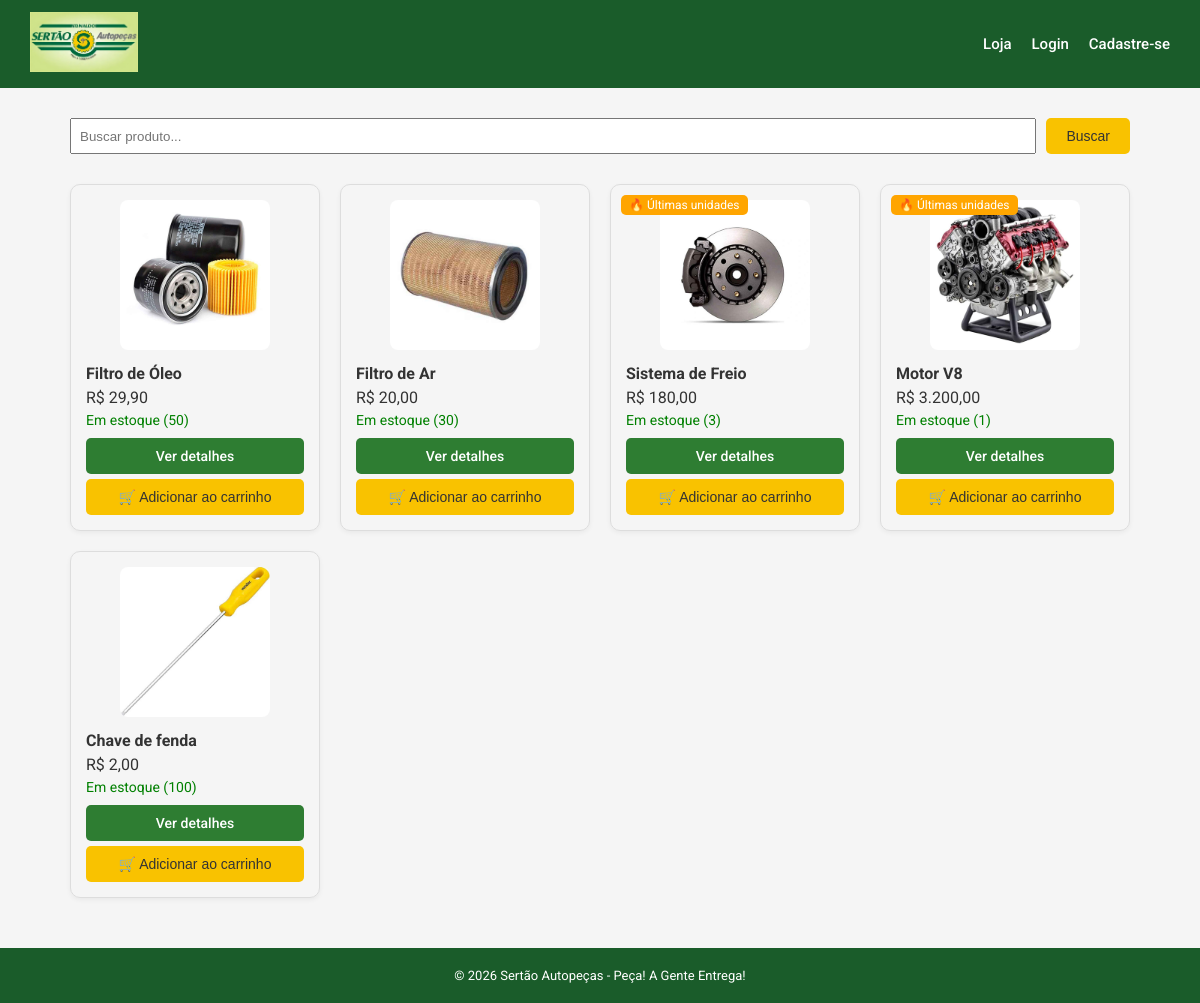
Page /loja on the earlier database version.
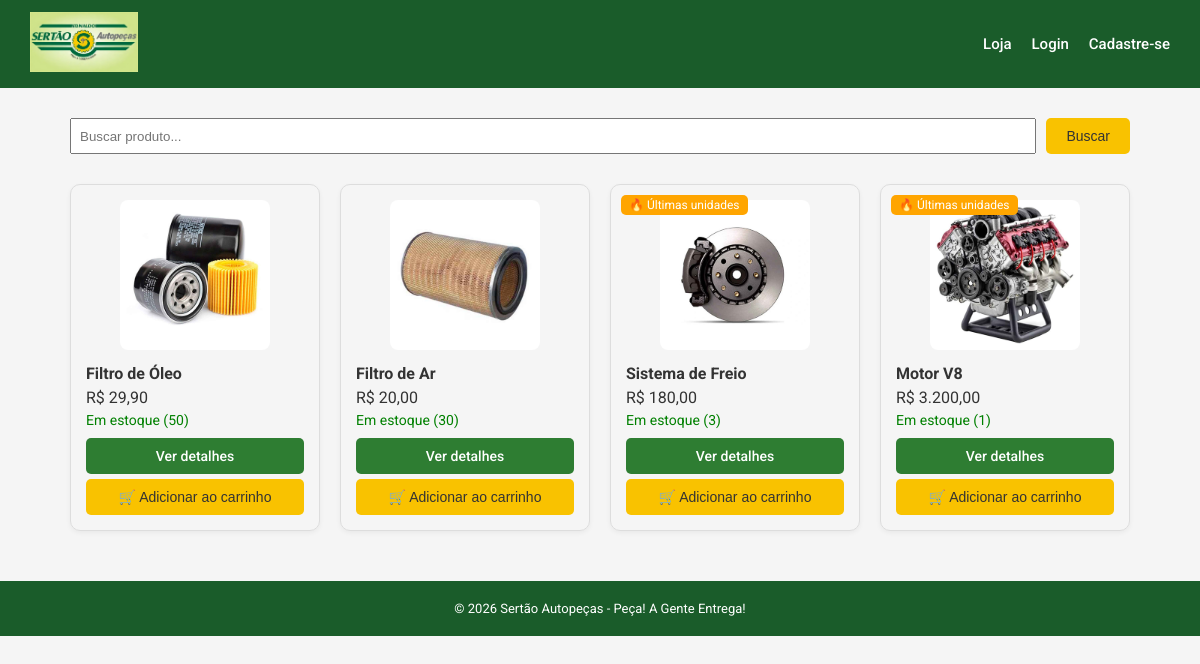
Same page on the later database version.
### app/models.py (models this page shows)
class Produto(db.Model):
    id = db.Column(db.Integer, primary_key=True)
    nome = db.Column(db.String(100), nullable=False)
    codigo = db.Column(db.String(100), nullable=False, unique=True)
    categoria = db.Column(db.String(100), nullable=False)
    preco = db.Column(db.Float, nullable=False)
    quantidade = db.Column(db.Integer, nullable=False)
    imagem = db.Column(db.String(200), nullable=True)

### app/routes/loja.py (the view)
@loja.route('/loja')
def loja_home():
    produtos = Produto.query.filter(Produto.quantidade > 0).all()
    return render_template('loja/catalogo.html', produtos=produtos, current_user=current_user)

### app/templates/loja/catalogo.html (shortened to what this page needs)
{% extends 'base.html' %}
{% block conteudo %}
<div style="margin-top: 20px;">
    <form action="/busca" method="GET" style="display: flex; gap: 10px;">
        <input type="text" name="q" placeholder="Buscar produto..."
               style="flex: 1; padding: 8px;">
        <button type="submit" class="btn btn-primary">Buscar</button>
    </form>
</div>
<div style="
    display: grid;
    grid-template-columns: repeat(auto-fill, minmax(220px, 1fr));
    gap: 20px;
    margin-top: 30px;
">
    {% for produto in produtos %}
    <div style="
        border: 1px solid #ddd;
        border-radius: 10px;
        padding: 15px;
        box-shadow: 0 2px 5px rgba(0,0,0,0.05);
        display: flex;
        flex-direction: column;
        justify-content: space-between;
        position: relative;
    ">
        {% if produto.quantidade > 0 and produto.quantidade <= 5 %}
            <span style="
                position: absolute;
                top: 10px;
                left: 10px;
                background: orange;
                color: white;
                padding: 3px 8px;
                border-radius: 5px;
                font-size: 12px;
            ">
                🔥 Últimas unidades
            </span>
        {% endif %}
        {% if produto.imagem %}
            <div style="text-align: center; margin-bottom: 10px;">
                <img src="/static/uploads/{{ produto.imagem }}"
                     style="max-width: 100%; height: 150px; object-fit: cover; border-radius: 8px;">
            </div>
        {% endif %}
        <div>
            <p style="font-weight: bold; margin-bottom: 5px;">
                {{ produto.nome }}
            </p>
            <p style="margin-bottom: 5px;">
                R$ {{ produto.preco | moeda }}
            </p>
            {% if produto.quantidade > 0 %}
                <p style="color: green; font-size: 14px;">
                    Em estoque ({{ produto.quantidade }})
                </p>
            {% else %}
                <p style="color: red; font-size: 14px;">
                    Indisponível
                </p>
            {% endif %}
        </div>
        <div style="margin-top: 10px; display: flex; flex-direction: column; gap: 5px;">
            <a href="/produto/{{ produto.id }}"
               class="btn btn-secondary"
               style="width: 100%; text-align: center;">
                Ver detalhes
            </a>
            {% if produto.quantidade > 0 %}
            <form action="/carrinho/adicionar" method="POST">
                <button type="submit" class="btn btn-primary" style="width: 100%;">
                    🛒 Adicionar ao carrinho
                </button>
            </form>
            {% endif %}
        </div>
    </div>
    {% endfor %}
</div>
{% endblock %}

Differences in the rows shown:
no longer on this page (row edited): Produto: imagem (picture), nome "Chave de fenda", preco|moeda "2,00", quantidade "100"
